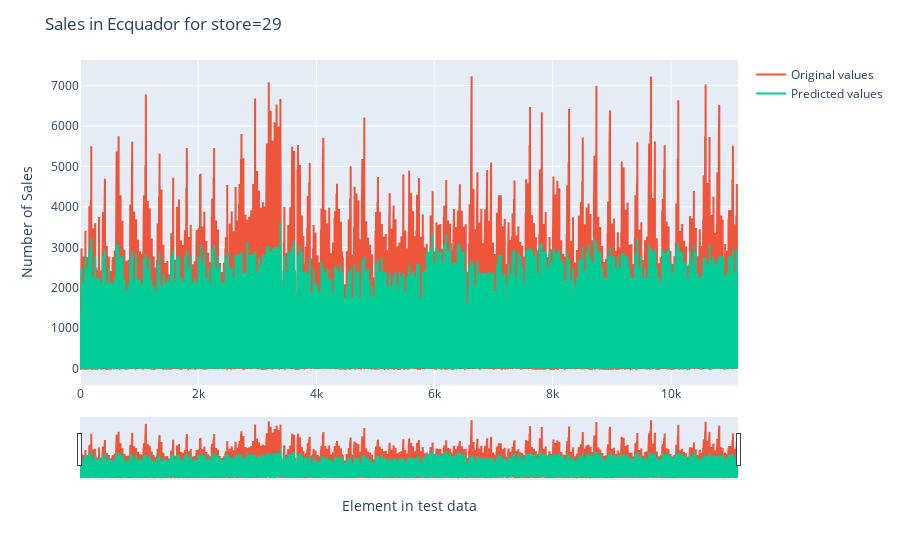

Write notebook code for a chart like this one.
### Code cell
x_29 = list(range(predictions_29.shape[0]))

fig = px.line()
fig.update_xaxes(
    rangeslider_visible = True,
)
fig.add_scatter(x=x_29, y=labels_29, mode='lines', name='Original values')
fig.add_scatter(x = x_29, y = predictions_29,name="Predicted values")

fig.update_layout(
    title="Sales in Ecquador for store=29",
    xaxis_title="Element in test data",
    yaxis_title="Number of Sales"
)

### Figure 1 — Plotly figure (JSON) as saved in the notebook; plotly's stock layout.template omitted (floating-point values rounded to 4 significant figures; data arrays with more than 128 entries replaced by an {"elided": "..."} marker saying what was removed)
{"data": [{"hovertemplate": "<extra></extra>", "legendgroup": "", "line": {"color": "#636efa", "dash": "solid"}, "marker": {"symbol": "circle"}, "mode": "lines", "name": "", "orientation": "v", "showlegend": false, "type": "scatter", "xaxis": "x", "yaxis": "y"}, {"mode": "lines", "name": "Original values", "type": "scatter", "x": {"elided": "11135 int values"}, "y": {"elided": "11135 float values"}}, {"name": "Predicted values", "type": "scatter", "x": {"elided": "11135 int values"}, "y": {"elided": "11135 float values"}}], "layout": {"legend": {"tracegroupgap": 0}, "margin": {"t": 60}, "title": {"text": "Sales in Ecquador for store=29"}, "xaxis": {"anchor": "y", "domain": [0, 1], "rangeslider": {"visible": true}, "title": {"text": "Element in test data"}}, "yaxis": {"anchor": "x", "domain": [0, 1], "title": {"text": "Number of Sales"}}}}
